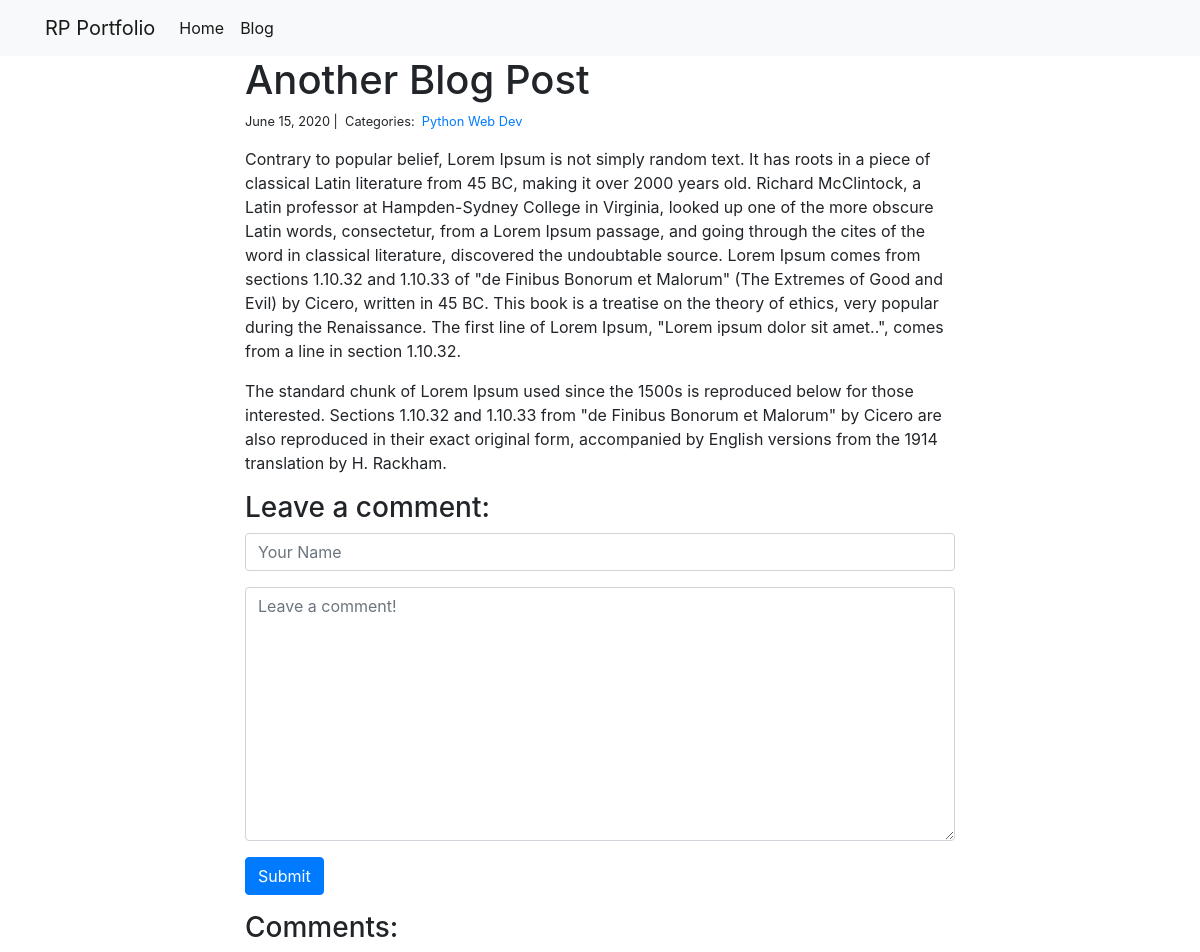
The app's page /blog/2/ with its own data.
### blog/models.py (models this page shows)
class Post(models.Model):
    title = models.CharField(max_length=255)
    body = models.TextField()
    created_on = models.DateTimeField(auto_now_add=True)
    last_modified = models.DateTimeField(auto_now=True)
    categories = models.ManyToManyField("Category", related_name="posts")

class Category(models.Model):
    name = models.CharField(max_length=20)

### blog/views.py (the view, shortened to what this page needs)
# urls.py: path("<int:pk>/", views.blog_detail, name="blog_detail"),
def blog_detail(request, pk):
    post = Post.objects.get(pk=pk)
    comments = Comment.objects.filter(post=post)
    form = CommentForm()
    context = {"post": post, "comments": comments, "form": form}
    return render(request, "blog_detail.html", context)

### blog/forms.py
class CommentForm(forms.Form):
    author = forms.CharField(
        max_length=60,
        widget=forms.TextInput(
            attrs={"class": "form-control", "placeholder": "Your Name"}
        ),
    )
    body = forms.CharField(
        widget=forms.Textarea(
            attrs={"class": "form-control", "placeholder": "Leave a comment!"}
        )
    )

### blog/templates/blog_detail.html (shortened to what this page needs)
{% extends "base.html" %}
{% block page_content %}
<div class="col-md-8 offset-md-2">
    <h1>{{ post.title }}</h1>
    <small>
        {{ post.created_on.date }} |&nbsp;
        Categories:&nbsp;
        {% for category in post.categories.all %}
        <a href="{% url 'blog_category' category.name %}">
            {{ category.name }}
        </a>&nbsp;
        {% endfor %}
    </small>
    <p>{{ post.body | linebreaks }}</p>
    <h3>Leave a comment:</h3>
    <form action="/blog/{{ post.pk }}/" method="post">
        <div class="form-group">
            {{ form.author }}
        </div>
        <div class="form-group">
            {{ form.body }}
        </div>
        <button type="submit" class="btn btn-primary">Submit</button>
    </form>
    <h3>Comments:</h3>
</div>
{% endblock %}

### records on screen
Post: title "Another Blog Post", created_on "June 15, 2020", body "Contrary to popular belief, Lorem Ipsum is not simply random text. It has roots in a piece of classical Latin literature from 45 BC, making it over 2000 years old. Richard McClintock, a Latin professor at Hampden-Sydney College in Virginia, looked up one of the more obscure Latin words, consectetur, from a Lorem Ipsum passage, and going through the cites of the word in classical literature, discovered the undoubtable source. Lorem Ipsum comes from sections 1.10.32 and 1.10.33 of \"de Finibus Bonorum et Malorum\" (The Extremes of Good and Evil) by Cicero, written in 45 BC. This book is a treatise on the theory of ethics, very popular during the Renaissance. The first line of Lorem Ipsum,…"
Category: name "Python Web Dev"
